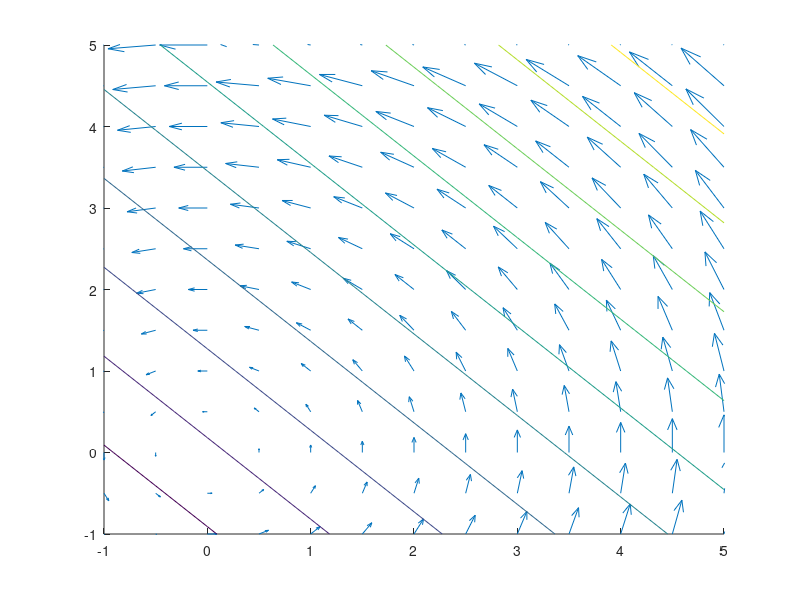

This chart was generated by the following MATLAB code: (Note: this script raises an error after producing the figure.)
[x,y] = meshgrid(-1:0.5:5);

vx = -3*y;
vy = 3*x;
hold on
quiver(x,y,vx,vy,1)
f = 1/2*3*(x^2+y^2);
contour(x,y,f)
hold of

